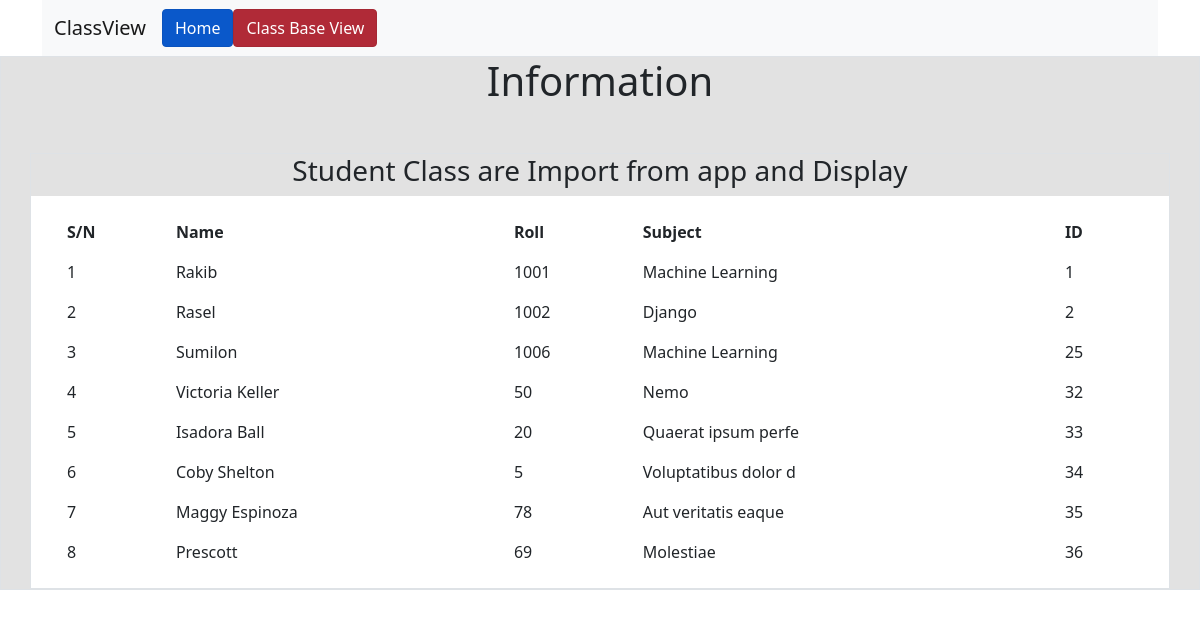
Page /test/tv-3/ on the committed database.
### app/models.py (models this page shows, shortened)
class Student(models.Model):
    name = models.CharField(max_length=20)
    roll = models.IntegerField()
    course = models.CharField(max_length=20)

### viewtest/views.py (the view)
# urls.py: path('tv-3/', templateview_3.as_view(), name="templateview_3"),
class templateview_3(TemplateView):
    template_name = "viewtest/TemplateView_3.html"
    def get_context_data(self, **kwargs):
        data = super().get_context_data(**kwargs)
        std = Student.objects.all()
        data = {
            'std': std
        }
        return data

### viewtest/templates/viewtest/TemplateView_3.html (shortened to what this page needs)
{% extends "test.html" %}
{% block body %}
<section class="intro">
    <div class="bg-image h-100 border" style="background-color: #e2e2e2;">
        <h1 class="text-center">Information</h1>
        <div class="mask d-flex mt-5 h-100">
            <div class="container border">
                <div class="row justify-content-center">
                    <h3 class="text-center">Student Class are Import from app and Display</h3>
                    <div class="col-md-12>
                        <div class="card shadow-2-strong border" style="background-color: #ffffff;">
                            <div class="card-body">
                                <div class="table-responsive">
                                    <table class="table table-borderless mb-0">
                                        <thead>
                                            <tr>
                                              <th scope="col">S/N</th>
                                              <th scope="col">Name</th>
                                              <th scope="col">Roll</th>
                                              <th scope="col">Subject</th>
                                              <th scope="col">ID</th>
                                            </tr>
                                        </thead>
                                        <tbody id="tbody">
                                            {% for s in std %}
                                            <tr>
                                              <td scope="row">{{forloop.counter}}</td>
                                              <td>{{s.name}}</td>
                                              <td>{{s.roll}}</td>
                                              <td>{{s.course}}</td>
                                              <td>{{s.id}}</td>
                                            </tr>
                                            {% endfor %}
                                        </tbody>
                                    </table>
                                </div>
                            </div>
                        </div>
                    </div>
                </div>
            </div>
        </div>
</section>
{% endblock body %}

### rows in the picture
Student: name "Rakib", roll "1001", course "Machine Learning", id "1"
Student: name "Rasel", roll "1002", course "Django", id "2"
Student: name "Sumilon", roll "1006", course "Machine Learning", id "25"
Student: name "Victoria Keller", roll "50", course "Nemo", id "32"
Student: name "Isadora Ball", roll "20", course "Quaerat ipsum perfe", id "33"
Student: name "Coby Shelton", roll "5", course "Voluptatibus dolor d", id "34"
Student: name "Maggy Espinoza", roll "78", course "Aut veritatis eaque", id "35"
Student: name "Prescott", roll "69", course "Molestiae", id "36"
